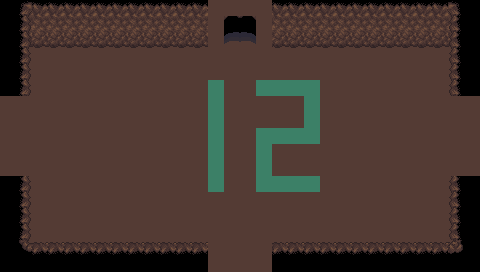

A level layout from a 2D game, rendered from its tile map. Below: a short description, then the map file with tile-grid data replaced by summaries:
An orthogonal 30x17 tile map with 16x16 px tiles, 3 tile layers (Base, Ground, Upper), 2 tilesets and 18 objects (6x SpawnPoint, 4x Entrance, 4x BlockObject, 4x CombatStart).

<map version="1.5" tiledversion="1.6.0" orientation="orthogonal" renderorder="right-down" width="30" height="17" tilewidth="16" tileheight="16" infinite="0" nextlayerid="22" nextobjectid="70">
 <properties>
  <property name="Dungeon" value="Cave" />
  <property name="MapType" value="Cave" />
  <property name="Mobs" value="2-3|0" />
  <property name="Modular" type="bool" value="true" />
  <property name="ResourcesMinMax" value="30-60" />
 </properties>
 <tileset firstgid="1" source="../Tilesets/tilesetManorGrounds.tsx" />
 <tileset firstgid="626" source="../Tilesets/tsWalls_Floors.tsx" />
 <layer id="19" name="Base" width="30" height="17">
  <data>[510 cells, 510 non-empty, 7 distinct tile ids]</data>
 </layer>
 <layer id="20" name="Ground" width="30" height="17">
  <data>[510 cells, 92 non-empty, 8 distinct tile ids]</data>
 </layer>
 <layer id="21" name="Upper" width="30" height="17">
  <data>[510 cells, 28 non-empty, 5 distinct tile ids]</data>
 </layer>
 <objectgroup id="4" name="Travel">
  <object id="51" name="Entrance" x="224" y="268" width="32" height="4">
   <properties>
    <property name="EntranceDir" value="Up" />
    <property name="Modular" type="bool" value="true" />
   </properties>
  </object>
  <object id="53" name="Entrance" x="224" y="28" width="32" height="4">
   <properties>
    <property name="EntranceDir" value="Down" />
    <property name="Modular" type="bool" value="true" />
   </properties>
  </object>
  <object id="54" name="Entrance" x="0" y="128" width="4" height="32">
   <properties>
    <property name="EntranceDir" value="Right" />
    <property name="Modular" type="bool" value="true" />
   </properties>
  </object>
  <object id="55" name="Entrance" x="476" y="128" width="4" height="32">
   <properties>
    <property name="EntranceDir" value="Left" />
    <property name="Modular" type="bool" value="true" />
   </properties>
  </object>
 </objectgroup>
 <objectgroup id="5" name="MapObject">
  <object id="60" name="SpawnPoint" x="98.5116" y="68.3271" width="10" height="8.5" />
  <object id="61" name="SpawnPoint" x="227.802" y="131.386" width="10" height="8.5" />
  <object id="62" name="SpawnPoint" x="403.891" y="68.7237" width="10" height="8.5" />
  <object id="63" name="SpawnPoint" x="50.5235" y="227.759" width="10" height="8.5" />
  <object id="64" name="SpawnPoint" x="417.771" y="210.706" width="10" height="8.5" />
  <object id="65" name="SpawnPoint" x="338.056" y="131.386" width="10" height="8.5" />
  <object id="66" name="BlockObject" x="212.005" y="3.62539" width="55.625" height="9.75">
   <properties>
    <property name="Dir" value="Up" />
    <property name="Open" type="bool" value="false" />
   </properties>
  </object>
  <object id="67" name="BlockObject" x="210.217" y="243.202" width="55.625" height="9.75">
   <properties>
    <property name="Dir" value="Down" />
    <property name="Open" type="bool" value="false" />
   </properties>
  </object>
  <object id="68" name="BlockObject" x="2.2553" y="98.1254" width="26.75" height="74">
   <properties>
    <property name="Dir" value="Left" />
    <property name="Open" type="bool" value="false" />
   </properties>
  </object>
  <object id="69" name="BlockObject" x="453.255" y="99.6254" width="26.75" height="74">
   <properties>
    <property name="Dir" value="Right" />
    <property name="Open" type="bool" value="false" />
   </properties>
  </object>
 </objectgroup>
 <objectgroup id="6" name="Character">
  <object id="56" name="CombatStart" x="65.7102" y="129.092" width="10.5" height="11.25">
   <properties>
    <property name="Dir" value="Right" />
    <property name="Position" value="NE" />
   </properties>
  </object>
  <object id="57" name="CombatStart" x="210.59" y="194.962" width="10.5" height="11.25">
   <properties>
    <property name="Dir" value="Up" />
    <property name="Position" value="NW" />
   </properties>
  </object>
  <object id="58" name="CombatStart" x="257.327" y="65.8525" width="10.5" height="11.25">
   <properties>
    <property name="Dir" value="Down" />
    <property name="Position" value="SE" />
   </properties>
  </object>
  <object id="59" name="CombatStart" x="399.705" y="161.035" width="10.5" height="11.25">
   <properties>
    <property name="Dir" value="Left" />
    <property name="Position" value="SW" />
   </properties>
  </object>
 </objectgroup>
</map>
